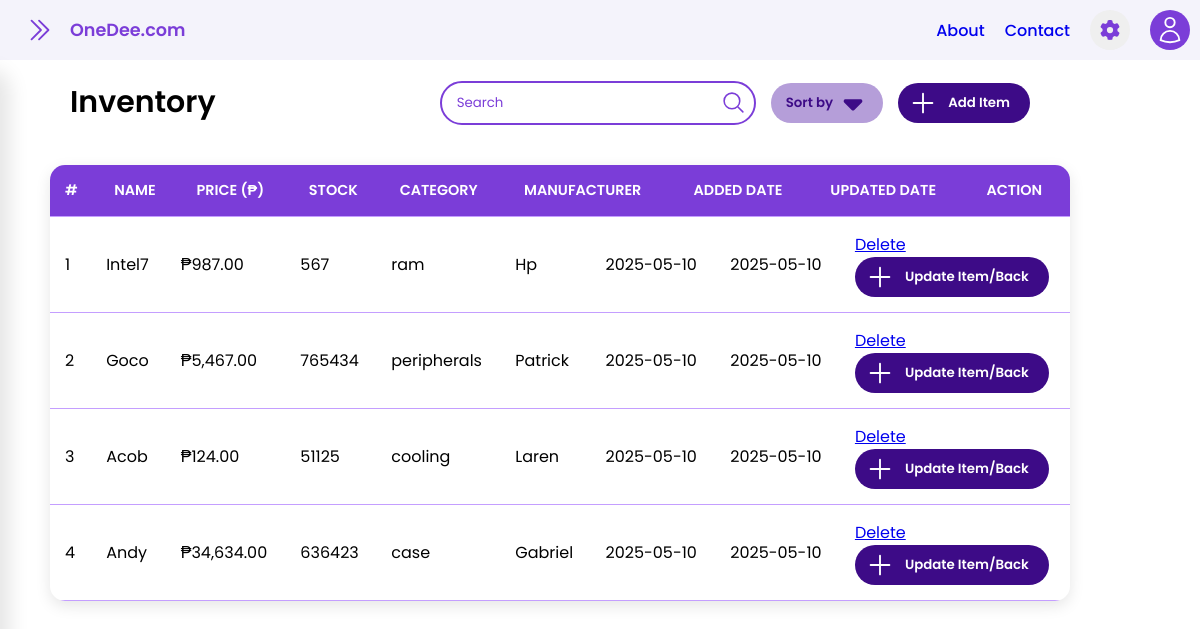
Before: / with the older database file.
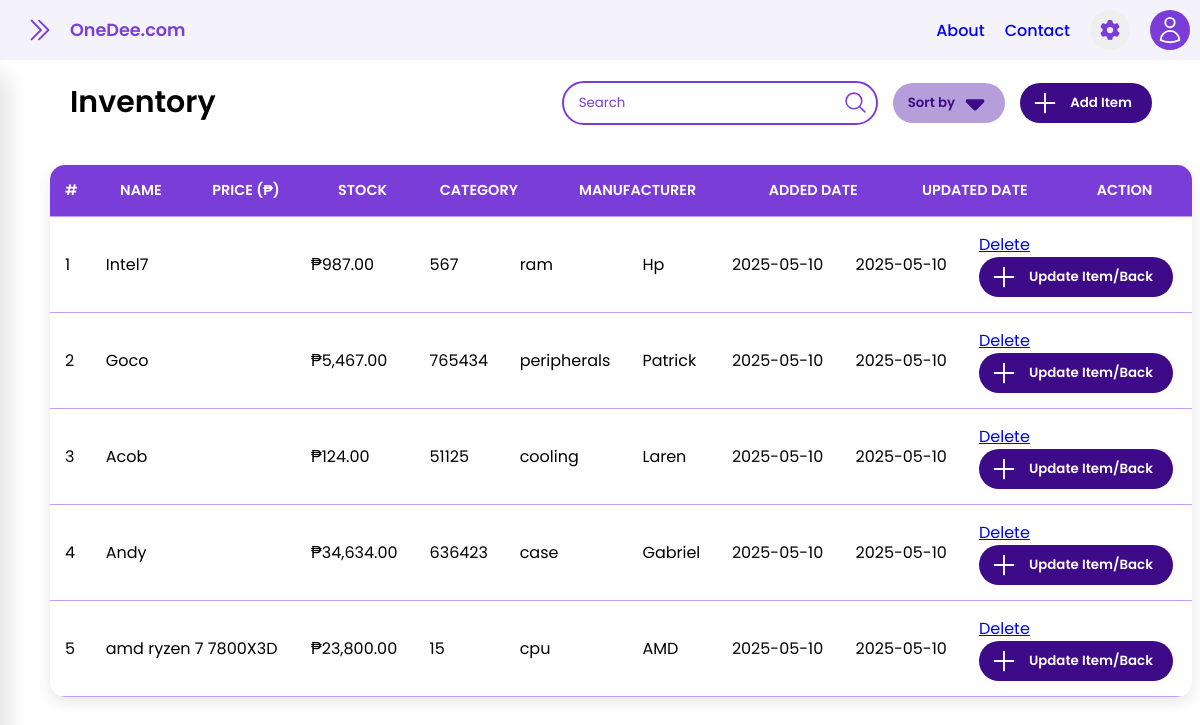
After: the same page with the newer database file.
### website/models.py (models this page shows)
class Product(db.Model):
    id = db.Column(db.Integer, primary_key=True)
    product_name = db.Column(db.String(150), nullable=False)
    price = db.Column(db.Integer, nullable=False)
    stock = db.Column(db.Integer, nullable=False)
    manufacturer = db.Column(db.String(30), nullable=False)
    category = db.Column(db.String(50), nullable=False)
    date_created = db.Column(db.DateTime, default=datetime.utcnow)
    date_updated = db.Column(db.DateTime, default=datetime.utcnow, onupdate=datetime.utcnow)

### website/views.py (the view)
@views.route('/', methods=['POST', 'GET'])
def home():
        if request.method == 'POST':
            id = request.form.get('id')
            product_name = request.form['product_name']
            price = request.form['price']
            stock = request.form['stock']
            manufacturer = request.form['manufacturer']
            category = request.form['category']
            existing_product = Product.query.filter_by(product_name=product_name).first()
            if existing_product:
                flash('Product already exists!.', category='error')
                return redirect('/')
            else:
                new_product = Product(id=id, product_name=product_name, price=price, stock=stock, manufacturer=manufacturer, category=category)
                try:
                    db.session.add(new_product)
                    db.session.commit()
                    flash('Product added successfully!', category='success')
                    return redirect('/')
                except:
                    return "There was an issue adding your product"
        else:
            products = Product.query.order_by(Product.date_created).all()
            for product in products:
                product.price = format_price(product.price)
            return render_template("Inventory.html", products=products)

### website/views.py (called while the page is built)
def format_price(price):
    return f"₱{float(price):,.2f}"

### website/templates/Inventory.html (shortened to what this page needs)
<!DOCTYPE html>
<html lang="en">
<head>
  <link rel="stylesheet" href="{{ url_for('static', filename='src/base-style.css') }}">
  <link rel="stylesheet" href="{{ url_for('static', filename='src/inventory-style.css') }}">
</head>
<body>
  <nav class="header">
    <section class="left-section">
      <div id="side-bar-button">
        <svg xmlns="http://www.w3.org/2000/svg" fill="none" viewBox="0 0 24 24" stroke-width="1.5" stroke="currentColor"
          class="size-6">
          <path stroke-linecap="round" stroke-linejoin="round" d="m5.25 4.5 7.5 7.5-7.5 7.5m6-15 7.5 7.5-7.5 7.5" />
        </svg>
      </div>
      <p>OneDee.com</p>
    </section>
    <section class="right-section">
      <ul>
        <li><a href="#">About</a></li>
        <li><a href="#">Contact</a></li>
      </ul>
      <button>
      </button>
      <div class="user-profile">
      </div>
    </section>
  </nav>
  <div class="body-container">
    <main id="main-content">
      <section class="main-top">
        <div class="main-top-left">
          <p>Inventory</p>
        </div>
        <div class="main-top-right">
          <div class="search-container">
            <svg xmlns="http://www.w3.org/2000/svg" fill="none" viewBox="0 0 24 24" stroke-width="1.5"
              stroke="currentColor" class="size-6">
              <path stroke-linecap="round" stroke-linejoin="round"
                d="m21 21-5.197-5.197m0 0A7.5 7.5 0 1 0 5.196 5.196a7.5 7.5 0 0 0 10.607 10.607Z" />
            </svg>
            <input id="search-input" type="text" placeholder="Search">
          </div>
          <button id="sort-button">
            <p>Sort by</p>
          </button>
          <button id="add-item">
            <svg xmlns="http://www.w3.org/2000/svg" fill="none" viewBox="0 0 24 24" stroke-width="1.5"
              stroke="currentColor" class="size-6">
              <path stroke-linecap="round" stroke-linejoin="round" d="M12 4.5v15m7.5-7.5h-15" />
            </svg>
            <p>Add Item</p>
          </button>
        </div>
      </section>
      <section class="main-bottom">
        <div class="table-container">
          <table>
            <thead>
              <tr>
                <th>#</th>
                <th>Name</th>
                <th>Price (₱)</th>
                <th>Stock</th>
                <th>Category</th>
                <th>Manufacturer</th>
                <th>Added Date</th>
                <th>Updated Date</th>
                <th>Action</th>
              </tr>
            </thead>
            <tbody>
              <table>
                {% for product in products %}
                <tr>
                  <td>{{ loop.index }}</td>
                  <td>{{ product.product_name }}</td>
                  <td>{{ product.price }}</td>
                  <td>{{ product.stock }}</td>
                  <td>{{ product.category }}</td>
                  <td>{{ product.manufacturer }}</td>
                  <td>{{ product.date_created.date() }}</td>
                  <td>{{ product.date_updated.date() }}</td>
                  <td>
                    <a href="/delete/{{ product.id }}">Delete</a>
                    <br>
                    <button id="add-item" onclick="showForm({{ product.id }})">
                      <svg xmlns="http://www.w3.org/2000/svg" fill="none" viewBox="0 0 24 24" stroke-width="1.5"
                        stroke="currentColor" class="size-6">
                        <path stroke-linecap="round" stroke-linejoin="round" d="M12 4.5v15m7.5-7.5h-15" />
                      </svg>
                      <p>Update Item/Back</p>
                    </button>
                  </td>
                </tr>
                {% endfor %}
              </table>
            </tbody>
          </table>
        </div>
      </section>
    </main>
  </div>
</body>
</html>

### website/static/src/base-style.css (style rules this page uses)
* { padding: 0; margin: 0; font-family: Poppins, sans-serif; box-sizing: border-box; }
:root { --primary-color: #7B3DD8; --background-color: #F4F3FB; --secondary-color: #c49eff; --accent-color: rgb(95, 34, 170); --primary-button-color: #3D0B87; --secondary-button-color: #b59ed9; --white-color: white; --black-color: black }
.header { background-color: var(--background-color); position: fixed; display: flex; flex-direction: row; align-items: center; justify-content: space-between; top: 0; left: 0; right: 0; height: 60px; padding: 10px; }
.left-section { margin-left: 10px; display: flex; flex-direction: row; align-items: center; column-gap: 10px; }
#side-bar-button { width: 40px; height: 40px; display: flex; align-items: center; justify-content: center; color: var(--primary-color); cursor: pointer; transition: all 0.5s; }
#side-bar-button svg { width: 30px; height: 30px; transition: all 0.5s; }
.left-section p { font-size: 1.1rem; font-weight: 600; color: var(--primary-color) }
.right-section { display: flex; flex-direction: row; align-items: center; column-gap: 20px; }
.right-section ul { display: flex; align-items: center; column-gap: 20px; list-style: none; }
.right-section ul li a { text-decoration: none; font-weight: 500; }
.right-section button { height: 40px; width: 40px; padding: 10px; border-radius: 100%; display: flex; align-items: center; border: none; cursor: pointer; }
.right-section button svg { width: 30px; height: 30px; fill: var(--primary-color); }
.user-profile { width: 40px; height: 40px; display: flex; align-items: center; justify-content: center; background-color: var(--primary-color); border-radius: 100%; color: var(--white-color); cursor: pointer; }
.user-profile svg { width: 30px; height: 30px; }
.body-container { display: flex; flex-direction: row; margin-top: 60px; }
#main-content { display: flex; flex-direction: column; align-items: start; row-gap: 10px; padding: 10px; margin-left: 30px; max-width: 2000px; transition: all 0.5s; }

### website/static/src/inventory-style.css (style rules this page uses)
.main-top { display: flex; flex-direction: row; align-items: center; justify-content: space-between; padding: 10px 30px; width: 100%; }
.main-top-left p { font-size: 30px; font-weight: 600; }
.main-top-right { display: flex; align-items: center; justify-content: center; column-gap: 15px; }
.search-container { position: relative; display: flex; align-items: center; justify-content: end; }
.search-container svg { width: 25px; height: 25px; margin-right: 10px; color: var(--primary-color); position: absolute; }
#search-input { min-width: 300px; max-width: 400px; padding: 10px 40px 10px 15px; border: none; border-radius: 30px; border: 2px solid var(--primary-color); background-color: var(--white-color); outline: none; }
#search-input::placeholder { color: var(--primary-color) }
#sort-button { display: flex; flex-direction: row; column-gap: 5px; align-items: center; justify-content: center; box-sizing: border-box; text-wrap: nowrap; padding: 5px 15px; border-radius: 30px; border: none; background-color: var(--secondary-button-color); color: var(--primary-button-color); font-weight: 600; cursor: pointer; }
#sort-button svg { fill: var(--primary-button-color); width: 30px; height: 30px; }
#add-item { display: flex; flex-direction: row; align-items: center; justify-content: center; box-sizing: border-box; text-wrap: nowrap; padding: 5px 20px; border-radius: 30px; border: none; background-color: var(--primary-button-color); color: var(--white-color); font-weight: 600; cursor: pointer; }
#add-item svg { color: var(--white-color); width: 30px; height: 30px; transform: translateX(-10px); }
.table-container { width: 100%; background-color: var(--white-color); border-radius: 15px; box-shadow: 0 5px 15px rgba(0, 0, 0, 0.1); overflow-x: auto; margin-top: 20px; }
table { width: 100%; border-collapse: collapse; min-width: 1000px; }
thead { background-color: var(--primary-color); color: var(--white-color); }
th, td { padding: 15px; text-align: left; border-bottom: 1px solid var(--secondary-color); }
th { font-weight: 600; font-size: 0.9rem; text-transform: uppercase; }
tbody tr { transition: all 0.3s; }
@media (max-width: 1200px) { .table-container { margin: 20px 10px; } }

Changed rows visible on the page:
added Product: product_name "amd ryzen 7 7800X3D", price "₱23,800.00", stock "15", category "cpu", manufacturer "AMD", date_created "2025-05-10", date_updated "2025-05-10"
